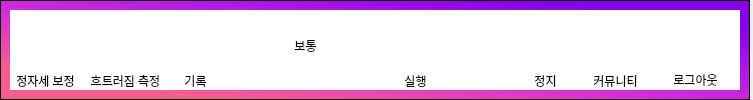
<?xml version="1.0" encoding="UTF-8"?>
<ui version="4.0">
 <class>Main</class>
 <widget class="QMainWindow" name="Main">
  <property name="enabled">
   <bool>true</bool>
  </property>
  <property name="geometry">
   <rect>
    <x>0</x>
    <y>0</y>
    <width>753</width>
    <height>100</height>
   </rect>
  </property>
  <property name="windowTitle">
   <string>MainWindow</string>
  </property>
  <property name="windowIcon">
   <iconset>
    <normaloff>:/cam/webcam.png</normaloff>:/cam/webcam.png</iconset>
  </property>
  <property name="windowOpacity">
   <double>1.000000000000000</double>
  </property>
  <property name="styleSheet">
   <string notr="true"/>
  </property>
  <property name="animated">
   <bool>true</bool>
  </property>
  <property name="tabShape">
   <enum>QTabWidget::Rounded</enum>
  </property>
  <widget class="QWidget" name="centralwidget">
   <widget class="QFrame" name="frame">
    <property name="geometry">
     <rect>
      <x>0</x>
      <y>0</y>
      <width>750</width>
      <height>100</height>
     </rect>
    </property>
    <property name="toolTip">
     <string/>
    </property>
    <property name="styleSheet">
     <string notr="true">background-color: qlineargradient(spread:pad, x1:1, y1:0, x2:0, y2:1, stop:0.142045 rgba(134, 0, 231, 255), stop:0.522727 rgba(207, 41, 222, 255), stop:0.846591 rgba(248, 93, 145, 255));</string>
    </property>
    <property name="frameShape">
     <enum>QFrame::StyledPanel</enum>
    </property>
    <property name="frameShadow">
     <enum>QFrame::Raised</enum>
    </property>
    <widget class="QFrame" name="frame_2">
     <property name="geometry">
      <rect>
       <x>10</x>
       <y>10</y>
       <width>730</width>
       <height>80</height>
      </rect>
     </property>
     <property name="styleSheet">
      <string notr="true">background-color: rgb(255, 255, 255);
border-radius:0px;
</string>
     </property>
     <property name="frameShape">
      <enum>QFrame::StyledPanel</enum>
     </property>
     <property name="frameShadow">
      <enum>QFrame::Raised</enum>
     </property>
     <widget class="QPushButton" name="pushButton_correction">
      <property name="enabled">
       <bool>true</bool>
      </property>
      <property name="geometry">
       <rect>
        <x>10</x>
        <y>10</y>
        <width>51</width>
        <height>51</height>
       </rect>
      </property>
      <property name="styleSheet">
       <string notr="true">border-radius:20px;
background-color: rgb(255, 255, 255);</string>
      </property>
      <property name="text">
       <string/>
      </property>
      <property name="icon">
       <iconset>
        <normaloff>Icon/3d-printer.png</normaloff>Icon/3d-printer.png</iconset>
      </property>
      <property name="iconSize">
       <size>
        <width>43</width>
        <height>43</height>
       </size>
      </property>
     </widget>
     <widget class="QPushButton" name="pushButton_Plus">
      <property name="geometry">
       <rect>
        <x>220</x>
        <y>10</y>
        <width>51</width>
        <height>51</height>
       </rect>
      </property>
      <property name="styleSheet">
       <string notr="true">border-radius:20px;
background-color: rgb(255, 255, 255);</string>
      </property>
      <property name="text">
       <string/>
      </property>
      <property name="icon">
       <iconset>
        <normaloff>Icon/plus.png</normaloff>Icon/plus.png</iconset>
      </property>
      <property name="iconSize">
       <size>
        <width>43</width>
        <height>43</height>
       </size>
      </property>
     </widget>
     <widget class="QPushButton" name="pushButton_Minus">
      <property name="geometry">
       <rect>
        <x>320</x>
        <y>10</y>
        <width>51</width>
        <height>51</height>
       </rect>
      </property>
      <property name="styleSheet">
       <string notr="true">border-radius:20px;
background-color: rgb(255, 255, 255);</string>
      </property>
      <property name="text">
       <string/>
      </property>
      <property name="icon">
       <iconset>
        <normaloff>Icon/minus (1).png</normaloff>Icon/minus (1).png</iconset>
      </property>
      <property name="iconSize">
       <size>
        <width>43</width>
        <height>43</height>
       </size>
      </property>
     </widget>
     <widget class="QLabel" name="Sensitivity_label">
      <property name="geometry">
       <rect>
        <x>270</x>
        <y>20</y>
        <width>51</width>
        <height>31</height>
       </rect>
      </property>
      <property name="styleSheet">
       <string notr="true">background-color: rgb(255, 255, 255);
font: 75 7pt &quot;맑은 고딕&quot;;
</string>
      </property>
      <property name="frameShape">
       <enum>QFrame::NoFrame</enum>
      </property>
      <property name="frameShadow">
       <enum>QFrame::Plain</enum>
      </property>
      <property name="lineWidth">
       <number>1</number>
      </property>
      <property name="midLineWidth">
       <number>0</number>
      </property>
      <property name="text">
       <string>보통</string>
      </property>
      <property name="alignment">
       <set>Qt::AlignCenter</set>
      </property>
     </widget>
     <widget class="QPushButton" name="pushButton_Logout">
      <property name="geometry">
       <rect>
        <x>660</x>
        <y>10</y>
        <width>51</width>
        <height>51</height>
       </rect>
      </property>
      <property name="styleSheet">
       <string notr="true">border-radius:15px;
background-color: rgb(255, 255, 255);</string>
      </property>
      <property name="text">
       <string/>
      </property>
      <property name="icon">
       <iconset>
        <normaloff>Icon/logout (1).png</normaloff>Icon/logout (1).png</iconset>
      </property>
      <property name="iconSize">
       <size>
        <width>43</width>
        <height>43</height>
       </size>
      </property>
     </widget>
     <widget class="QPushButton" name="pushButton_run">
      <property name="geometry">
       <rect>
        <x>380</x>
        <y>10</y>
        <width>51</width>
        <height>51</height>
       </rect>
      </property>
      <property name="whatsThis">
       <string/>
      </property>
      <property name="autoFillBackground">
       <bool>false</bool>
      </property>
      <property name="styleSheet">
       <string notr="true">border-radius:30px;
background-color: rgb(255, 255, 255);
</string>
      </property>
      <property name="text">
       <string/>
      </property>
      <property name="icon">
       <iconset>
        <normaloff>Icon/play-button.png</normaloff>Icon/play-button.png</iconset>
      </property>
      <property name="iconSize">
       <size>
        <width>43</width>
        <height>43</height>
       </size>
      </property>
     </widget>
     <widget class="QPushButton" name="pushButton_stop">
      <property name="geometry">
       <rect>
        <x>510</x>
        <y>10</y>
        <width>51</width>
        <height>51</height>
       </rect>
      </property>
      <property name="styleSheet">
       <string notr="true">border-radius:30px;
background-color: rgb(255, 255, 255);</string>
      </property>
      <property name="text">
       <string/>
      </property>
      <property name="icon">
       <iconset>
        <normaloff>Icon/stop.png</normaloff>Icon/stop.png</iconset>
      </property>
      <property name="iconSize">
       <size>
        <width>43</width>
        <height>43</height>
       </size>
      </property>
     </widget>
     <widget class="QPushButton" name="pushButton_Community">
      <property name="geometry">
       <rect>
        <x>580</x>
        <y>10</y>
        <width>51</width>
        <height>51</height>
       </rect>
      </property>
      <property name="styleSheet">
       <string notr="true">border-radius:30px;
background-color: rgb(255, 255, 255);</string>
      </property>
      <property name="text">
       <string/>
      </property>
      <property name="icon">
       <iconset>
        <normaloff>Icon/renewable-energy.png</normaloff>Icon/renewable-energy.png</iconset>
      </property>
      <property name="iconSize">
       <size>
        <width>43</width>
        <height>43</height>
       </size>
      </property>
     </widget>
     <widget class="QPushButton" name="pushButton_CamOn">
      <property name="geometry">
       <rect>
        <x>440</x>
        <y>10</y>
        <width>61</width>
        <height>61</height>
       </rect>
      </property>
      <property name="styleSheet">
       <string notr="true">border-radius:30px;
background-color: rgb(255, 255, 255);</string>
      </property>
      <property name="text">
       <string/>
      </property>
      <property name="icon">
       <iconset>
        <normaloff>Icon/webcam.png</normaloff>Icon/webcam.png</iconset>
      </property>
      <property name="iconSize">
       <size>
        <width>60</width>
        <height>60</height>
       </size>
      </property>
      <property name="autoDefault">
       <bool>false</bool>
      </property>
     </widget>
     <widget class="QLabel" name="Logout_label">
      <property name="enabled">
       <bool>true</bool>
      </property>
      <property name="geometry">
       <rect>
        <x>650</x>
        <y>60</y>
        <width>71</width>
        <height>20</height>
       </rect>
      </property>
      <property name="layoutDirection">
       <enum>Qt::LeftToRight</enum>
      </property>
      <property name="autoFillBackground">
       <bool>false</bool>
      </property>
      <property name="styleSheet">
       <string notr="true">font: 75 7pt &quot;맑은 고딕&quot;;
</string>
      </property>
      <property name="frameShape">
       <enum>QFrame::NoFrame</enum>
      </property>
      <property name="lineWidth">
       <number>0</number>
      </property>
      <property name="text">
       <string>로그아웃</string>
      </property>
      <property name="alignment">
       <set>Qt::AlignCenter</set>
      </property>
     </widget>
     <widget class="QLabel" name="Community_label">
      <property name="geometry">
       <rect>
        <x>570</x>
        <y>60</y>
        <width>71</width>
        <height>21</height>
       </rect>
      </property>
      <property name="layoutDirection">
       <enum>Qt::LeftToRight</enum>
      </property>
      <property name="styleSheet">
       <string notr="true">font: 75 7pt &quot;맑은 고딕&quot;;</string>
      </property>
      <property name="text">
       <string>커뮤니티</string>
      </property>
      <property name="alignment">
       <set>Qt::AlignCenter</set>
      </property>
     </widget>
     <widget class="QLabel" name="Measurement_label">
      <property name="geometry">
       <rect>
        <x>70</x>
        <y>60</y>
        <width>91</width>
        <height>21</height>
       </rect>
      </property>
      <property name="layoutDirection">
       <enum>Qt::LeftToRight</enum>
      </property>
      <property name="styleSheet">
       <string notr="true">font: 75 6pt &quot;맑은 고딕&quot;;</string>
      </property>
      <property name="text">
       <string>흐트러짐 측정</string>
      </property>
      <property name="alignment">
       <set>Qt::AlignCenter</set>
      </property>
     </widget>
     <widget class="QLabel" name="Start_label">
      <property name="geometry">
       <rect>
        <x>380</x>
        <y>60</y>
        <width>51</width>
        <height>21</height>
       </rect>
      </property>
      <property name="layoutDirection">
       <enum>Qt::LeftToRight</enum>
      </property>
      <property name="styleSheet">
       <string notr="true">font: 75 7pt &quot;맑은 고딕&quot;;</string>
      </property>
      <property name="text">
       <string>실행</string>
      </property>
      <property name="alignment">
       <set>Qt::AlignCenter</set>
      </property>
     </widget>
     <widget class="QLabel" name="Stop_label">
      <property name="geometry">
       <rect>
        <x>510</x>
        <y>60</y>
        <width>51</width>
        <height>21</height>
       </rect>
      </property>
      <property name="layoutDirection">
       <enum>Qt::LeftToRight</enum>
      </property>
      <property name="styleSheet">
       <string notr="true">font: 75 7pt &quot;맑은 고딕&quot;;</string>
      </property>
      <property name="text">
       <string>정지</string>
      </property>
      <property name="alignment">
       <set>Qt::AlignCenter</set>
      </property>
     </widget>
     <widget class="QPushButton" name="pushButton_Measurement">
      <property name="enabled">
       <bool>true</bool>
      </property>
      <property name="geometry">
       <rect>
        <x>90</x>
        <y>10</y>
        <width>51</width>
        <height>51</height>
       </rect>
      </property>
      <property name="styleSheet">
       <string notr="true">border-radius:20px;
background-color: rgb(255, 255, 255);</string>
      </property>
      <property name="text">
       <string/>
      </property>
      <property name="icon">
       <iconset>
        <normaloff>Icon/measuring.png</normaloff>Icon/measuring.png</iconset>
      </property>
      <property name="iconSize">
       <size>
        <width>43</width>
        <height>43</height>
       </size>
      </property>
     </widget>
     <widget class="QLabel" name="Correction_label">
      <property name="geometry">
       <rect>
        <x>0</x>
        <y>60</y>
        <width>71</width>
        <height>21</height>
       </rect>
      </property>
      <property name="layoutDirection">
       <enum>Qt::LeftToRight</enum>
      </property>
      <property name="styleSheet">
       <string notr="true">font: 75 6pt &quot;맑은 고딕&quot;;</string>
      </property>
      <property name="text">
       <string>정자세 보정</string>
      </property>
      <property name="alignment">
       <set>Qt::AlignCenter</set>
      </property>
     </widget>
     <widget class="QPushButton" name="pushButton_Recode">
      <property name="geometry">
       <rect>
        <x>160</x>
        <y>10</y>
        <width>51</width>
        <height>51</height>
       </rect>
      </property>
      <property name="styleSheet">
       <string notr="true">border-radius:20px;
background-color: rgb(255, 255, 255);</string>
      </property>
      <property name="text">
       <string/>
      </property>
      <property name="icon">
       <iconset>
        <normaloff>Icon/premium-icon-video-record-4348090.png</normaloff>Icon/premium-icon-video-record-4348090.png</iconset>
      </property>
      <property name="iconSize">
       <size>
        <width>43</width>
        <height>43</height>
       </size>
      </property>
     </widget>
     <widget class="QLabel" name="Measurement_label_2">
      <property name="geometry">
       <rect>
        <x>150</x>
        <y>60</y>
        <width>71</width>
        <height>21</height>
       </rect>
      </property>
      <property name="layoutDirection">
       <enum>Qt::LeftToRight</enum>
      </property>
      <property name="styleSheet">
       <string notr="true">font: 75 6pt &quot;맑은 고딕&quot;;</string>
      </property>
      <property name="text">
       <string>기록</string>
      </property>
      <property name="alignment">
       <set>Qt::AlignCenter</set>
      </property>
     </widget>
     <zorder>Sensitivity_label</zorder>
     <zorder>pushButton_CamOn</zorder>
     <zorder>pushButton_Plus</zorder>
     <zorder>pushButton_Minus</zorder>
     <zorder>pushButton_stop</zorder>
     <zorder>pushButton_correction</zorder>
     <zorder>pushButton_Logout</zorder>
     <zorder>pushButton_run</zorder>
     <zorder>pushButton_Community</zorder>
     <zorder>Community_label</zorder>
     <zorder>Logout_label</zorder>
     <zorder>Measurement_label</zorder>
     <zorder>Start_label</zorder>
     <zorder>Stop_label</zorder>
     <zorder>pushButton_Measurement</zorder>
     <zorder>Correction_label</zorder>
     <zorder>pushButton_Recode</zorder>
     <zorder>Measurement_label_2</zorder>
    </widget>
   </widget>
  </widget>
 </widget>
 <resources/>
 <connections/>
</ui>
